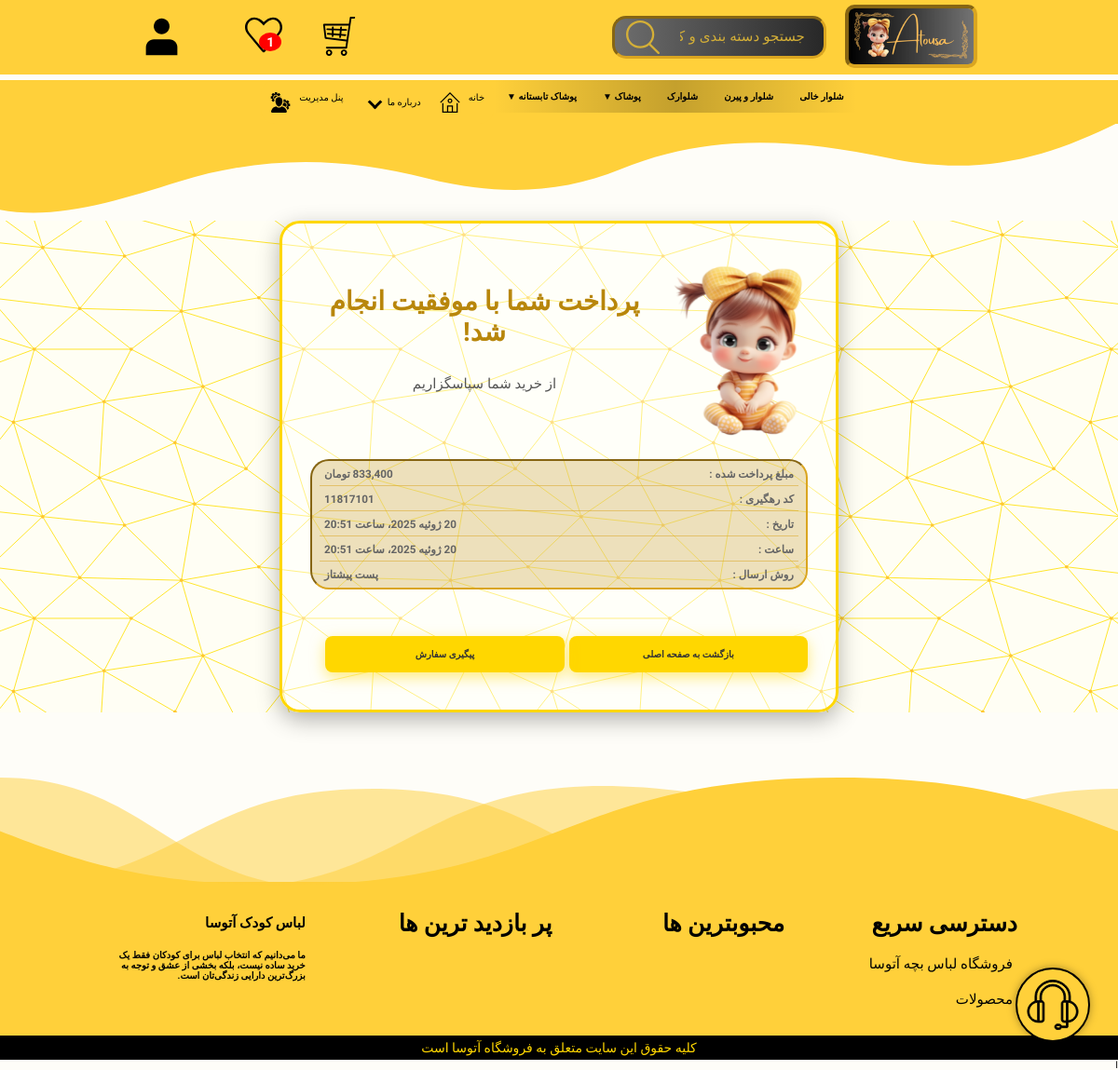
Page /cart/success-payment/ (signed in) on the committed database.
### products/models.py (models this page shows, shortened)
class Base(models.Model):
    title = models.CharField(max_length=100, verbose_name='عنوان', db_index=True)
    slug = models.CharField(max_length=100, unique=True, verbose_name='اسلاگ', null=True, blank=True, db_index=True)
    is_active = models.BooleanField(default=True, db_index=True)
    class Meta:
        abstract = True

class Category(Base):
    sub_category = models.ForeignKey('self', on_delete=models.CASCADE, blank=True, null=True,
                                     verbose_name='دسته بندی اصلی', related_name='sub_categories')
    image = ProcessedImageField(
        null=True,
        blank=True,
        upload_to='products/',
        processors=[ResizeToFill(200, 200)],
        format='WEBP',
        options={'quality': 100}
    )
    class Meta:
        db_table = 'category'
        verbose_name = 'دسته بندی'
        verbose_name_plural = 'دسته بندی ها'
        ordering = ['title']

### orders/models.py (models this page shows, shortened)
class Order(models.Model):
    SHIPPING_CHOICES = [
        ('pishteaz', 'پست پیشتاز'),
        ('tipax', 'ارسال با تیپاکس'),
    ]
    user = models.ForeignKey(User, on_delete=models.CASCADE, verbose_name='کاربر ')
    total_price = models.PositiveIntegerField(blank=True, null=True, verbose_name='جمع فاکتور')
    paid = models.BooleanField(verbose_name='پرداخت شده ؟', default=False)
    TrackingCode = models.CharField(max_length=100, verbose_name='کد رهگیری', null=True, blank=True)
    get_in_post = models.BooleanField(default=False, verbose_name='به پست تحویل داده شد')
    finished = models.BooleanField(default=False, verbose_name='به دست کاربر رسید')
    code = models.PositiveIntegerField(null=True, blank=True, verbose_name='شماره فاکتور')
    created = models.DateTimeField(auto_now_add=True)
    updated = models.DateTimeField(auto_now=True, verbose_name='آخرین آپدیت')
    address = models.ForeignKey('UserAddress', on_delete=models.SET_NULL, null=True, blank=True,
                                verbose_name='آدرس ارسال')
    shipping_method = models.CharField(
        max_length=20,
        choices=SHIPPING_CHOICES,
        default='pishteaz',
        verbose_name='روش ارسال'
    )
    authority = models.CharField(max_length=255, null=True, blank=True, verbose_name='کد مرجع زرین‌پال')
    ref_id = models.CharField(max_length=255, null=True, blank=True, verbose_name='شماره پیگیری پرداخت')
    class Meta:
        ordering = ['-created']
        db_table = 'orders'
        verbose_name = 'سفارش'
        verbose_name_plural = 'سفارشات'

### site_settings/models.py (models this page shows, shortened)
class Footer(models.Model):
    title = models.CharField(max_length=100, verbose_name="عنوان")
    link = models.CharField(max_length=100, verbose_name="آدرس صفحه", null=True, blank=True)
    sub_links = models.ForeignKey('self', null=True, blank=True, related_name='sub_link', verbose_name="زیر دسته ها",
                                  on_delete=models.CASCADE)
    class Meta:
        verbose_name = "پاورقی"
        verbose_name_plural = "پاورقی ها"
        ordering = ['title']

### orders/Views/PaymentView.py (the view)
# urls.py: path('success-payment/', PaymentView.payment_success, name='success_payment_page'),
@login_required
def payment_success(request):
    order = Order.objects.filter(user=request.user, paid=True).order_by('-updated').first()
    if not order:
        messages.error(request, "سفارشی برای نمایش پیدا نشد.")
        return redirect("orders:cart_detail_page")
    return render(request, 'cart/partial/success_pay.html', {'order': order})

### aboutus_contactus/context_processors.py (called while the page is built)
def get_cache_key(request, key_name):
    if request.user.is_authenticated:
        return f'{key_name}_user_{request.user.id}'
    else:
        if not request.session.session_key:
            request.session.save()  # اطمینان از داشتن session_key
        return f'{key_name}_session_{request.session.session_key}'

def wishlist_count(request):
    cache_key = get_cache_key(request, 'wishlist_count')
    count = cache.get(cache_key)
    if count is None:
        if request.user.is_authenticated:
            count = WishList.objects.filter(user=request.user).count()
        else:
            wishlist = request.session.get('wishlist', [])
            count = len(wishlist)
        cache.set(cache_key, count, 60 * 60)
    return {'wishlist_count': count}

def messages_count(request):
    user = request.user
    if not user.is_authenticated:
        return {'messages_count': 0}
    cache_key = f'{user.id}_messages_count'
    count = cache.get(cache_key)
    if count is None:
        count = ReplyContact.objects.filter(user=user, is_read=False).count()
        cache.set(cache_key, count, 60 * 60)
    return {'messages_count': count}

def partner(request):
    part = is_partner(request)
    return {'part': part}

### account/utils.py (called while the page is built)
def is_partner(request):
    if request.user.is_authenticated:
        user = request.user
        return Partnership.objects.filter(user=user, is_active=True).exists()
    return False

### admin_panel/context_processors.py (called while the page is built)
def unseen_notifications_count(request):
    if request.user.is_superuser:
        count = Notification.objects.filter(is_seen=False).count()
    else:
        count = 0
    return {'unseen_notifications_count': count}

### orders/cart.py (called while the page is built)
    def __len__(self):
        return sum(int(item['quantity']) for item in self.cart.values())

### orders/context_processors.py (called while the page is built)
def cart_context(request):
    cart = Cart(request)
    return {'cart_item_count': len(cart)}

### products/context_processors.py (called while the page is built)
def build_category_tree(categories):
    category_map = {cat['id']: cat for cat in categories}
    tree = []
    for cat in categories:
        cat['children'] = []
    for cat in categories:
        parent_id = cat['sub_category_id']
        if parent_id:
            parent = category_map.get(parent_id)
            if parent:
                parent['children'].append(cat)
        else:
            tree.append(cat)
    return tree

### products/templatetags/price_filters.py (called while the page is built)
@register.filter
def format_price(value):
    try:
        return "{:,} تومان ".format(int(value))
    except (ValueError, TypeError):
        return value

### orders/templates/cart/partial/success_pay.html (shortened to what this page needs)
{% extends 'base/index.html' %}
{% load price_filters %}
{% load jformat %}
{% block content %}
    <div class="container-c">
        <div class="c">
            <div class="i"><img src="/static/image/-%20Copy.png" alt="">
                <div id="success-t">
                    <h1 class="h">پرداخت شما با موفقیت انجام شد!</h1>
                    <p class="p">از خرید شما سپاسگزاریم</p>
                </div>
            </div>
            <div id="pay-info-section">
                <h3 class="pay-info">مبلغ پرداخت شده : <span>{{ order.total_price|format_price }}</span></h3>
                <h3 class="pay-info">کد رهگیری : <span>{{ order.ref_id }}</span></h3>
                <h3 class="pay-info">تاریخ : <span>{{ order.updated|jformat:"%Y/%m/%d" }}</span></h3>
                <h3 class="pay-info">ساعت : <span>{{ order.updated|jformat:"%H:%M:%S" }}</span></h3>
                <h3 class="pay-info" id="last-i">روش ارسال : <span>{{ order.get_shipping_method_display}}</span></h3>
            </div>
            <div id="success-pay-btns">
                <a href="/" class="b">بازگشت به صفحه اصلی</a>
                <a href="{% url 'user_orders_page' %}" class="b">پیگیری سفارش</a>
            </div>
        </div>
    </div>
{% endblock %}

### home/templates/home/includes/header_categories.html (shortened to what this page needs)
<ul class="main-menu">
    {% for category in categories %}
        <li class="main-menu-item">
            <a href="{% url 'product_list_page' %}?category={{ category.slug }}">
                {{ category.title }}
                {% if category.children %}
                    <span class="toggle-arrow">▼</span>
                {% endif %}
            </a>
        </li>
    {% endfor %}
</ul>

### templates/includes/footer.html
{% load cache %}
{% cache 6000 "footer_static"%}
<div id="footer-wrapper">
    <img id="footer-bg" src="/static/image/about-us-bg.svg" alt="لباس بچه">
    <section class="footer">
    <div class="box-container">
        {% for link in links %}
            <div class="box">
                <h3>{{ link.title }}</h3>
                {% for sub in link.sub_link.all %}
                    <a href="{{ sub.link }}"> <i class="fas fa-arrow-right"></i> {{ sub.title }} </a>
                {% endfor %}
            </div>
        {% endfor %}
    <div id="footer-des">
        <h1>لباس کودک آتوسا</h1>
        <h4>ما می‌دانیم که انتخاب لباس برای کودکان فقط یک خرید ساده نیست، بلکه بخشی از عشق و توجه به بزرگ‌ترین دارایی زندگی‌تان است.</h4>
    </div>
    </div>
</section>
    <div id="copy-right"><p>کلیه حقوق این سایت متعلق به فروشگاه آتوسا است </p></div>
</div>
{% endcache %}

### static/css/base.css (style rules this page uses)
body { background-color: #fefdf49c; font-family: 'Vazirmatn', Tahoma, sans-serif; padding-top: 117px; }
html, body { width: 100%; margin: 0; box-sizing: border-box; overflow-x: hidden; }
* { margin: 0; padding: 0; box-sizing: border-box; outline: none; border: none; text-decoration: none; text-transform: capitalize; transition: all .2s linear; }
html { font-size: 62.5%; overflow-x: hidden; scroll-padding-top: 7rem; scroll-behavior: smooth; }
section { padding: 2rem 9%; }
.main-menu { display: flex; list-style: none; padding: 0; margin: 0; background: linear-gradient(to right, rgba(147, 147, 147, 0), rgba(0, 0, 0, 0.23), rgba(133, 133, 133, 0)); direction: rtl; justify-content: center; }
.main-menu-item { position: relative; }
.main-menu-item > a { display: block; padding: 12px 14px; color: #000000; text-decoration: none; font-weight: bold; transition: background 0.5s; }
.footer .box-container { display: grid; grid-template-columns: repeat(auto-fit, minmax(23rem, 1fr)); gap: 1.5rem; }
.footer .box-container .box h3 { font-size: 2.5rem; padding: 1rem 0; }
.footer .box-container .box a { display: block; font-size: 1.5rem; padding: 1rem 0; color: black; }
.footer .box-container .box a i { padding-right: .5rem; }
.footer { background-color: #FFD03A; }
#footer-bg { position: relative; bottom: -10px; margin-top: 60px; }
#copy-right { display: flex; justify-content: center; background-color: black; color: gold; font-size: 1.4rem; padding: 5px; }
#footer-des { display: flex; flex-direction: column; gap: 20px; padding: 1.5rem; }
.c { background: rgba(255, 255, 255, 0.42); border-radius: 22px; box-shadow: 0 8px 24px rgba(0, 0, 0, 0.3); max-width: 600px; width: 100%; text-align: center; padding: 40px 30px; border: 3px solid #ffd700; }
.i { display: flex; align-items: center; gap: 10px; margin-bottom: 20px; }
.i img { max-width: 150px; }
#success-t { display: flex; flex-direction: column; gap: 20px; }
.h { font-size: 28px; margin-bottom: 10px; color: #b8860b; }
.p { font-size: 1.5rem; margin-bottom: 25px; color: #555; }
a.b { background-color: #ffd700; color: #333; text-decoration: none; font-weight: 600; padding: 14px 30px; border-radius: 8px; box-shadow: 0 5px 15px rgba(255, 215, 0, 0.5); transition: background-color 0.3s ease, box-shadow 0.3s ease; display: inline-block; }
.container-c { background-image: url("/static/image/svgs/pay-bg.svg"); display: flex; justify-content: center; }
#pay-info-section { width: 100%; background-color: rgba(184, 134, 11, 0.26); border-radius: 20px; border: inset 2px goldenrod; margin-bottom: 50px; }
.pay-info { display: flex; justify-content: space-between; padding: 5px; margin: 2px 8px; border-bottom: 1px solid rgba(218, 165, 32, 0.51); color: #646464; }
#last-i { border: none; }
#success-pay-btns a { width: 48%; }
#success-pay-btns { display: flex; gap: 5px; }

### rows in the picture
Category: title "شلوار خالی"
Category: title "شلوار و پیرن"
Category: title "شلوارک"
Category: title "پوشاک"
Category: title "پوشاک تابستانه"
Order: total_price "833,400 تومان", ref_id "11817101", updated|jformat "20 ژوئیه 2025، ساعت 20:51", shipping_method "پست پیشتاز"
Footer: title "دسترسی سریع"
Footer: title "فروشگاه لباس بچه آتوسا"
Footer: title "محصولات"
Footer: title "محبوبترین ها"
Footer: title "پر بازدید ترین ها"

### other values in the picture
{{ wishlist_count }} "1"
